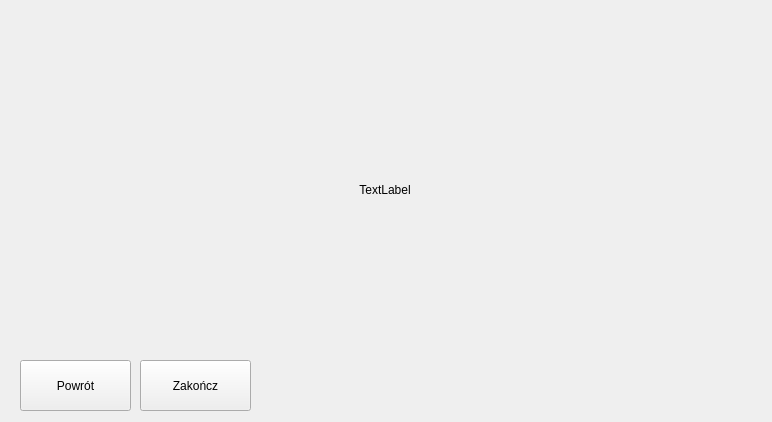
<?xml version="1.0" encoding="UTF-8"?>
<ui version="4.0">
 <class>resultsForm</class>
 <widget class="QWidget" name="resultsForm">
  <property name="geometry">
   <rect>
    <x>0</x>
    <y>0</y>
    <width>772</width>
    <height>422</height>
   </rect>
  </property>
  <property name="minimumSize">
   <size>
    <width>772</width>
    <height>422</height>
   </size>
  </property>
  <property name="maximumSize">
   <size>
    <width>772</width>
    <height>422</height>
   </size>
  </property>
  <property name="windowTitle">
   <string>Puzzle stacker</string>
  </property>
  <widget class="QPushButton" name="back_button">
   <property name="geometry">
    <rect>
     <x>20</x>
     <y>360</y>
     <width>111</width>
     <height>51</height>
    </rect>
   </property>
   <property name="text">
    <string>Powrót</string>
   </property>
  </widget>
  <widget class="QLabel" name="show_image">
   <property name="geometry">
    <rect>
     <x>30</x>
     <y>20</y>
     <width>710</width>
     <height>340</height>
    </rect>
   </property>
   <property name="minimumSize">
    <size>
     <width>710</width>
     <height>340</height>
    </size>
   </property>
   <property name="maximumSize">
    <size>
     <width>710</width>
     <height>340</height>
    </size>
   </property>
   <property name="text">
    <string>&lt;html&gt;&lt;head/&gt;&lt;body&gt;&lt;p align=&quot;center&quot;&gt;TextLabel&lt;/p&gt;&lt;/body&gt;&lt;/html&gt;</string>
   </property>
   <property name="alignment">
    <set>Qt::AlignCenter</set>
   </property>
  </widget>
  <widget class="QPushButton" name="main_button">
   <property name="geometry">
    <rect>
     <x>140</x>
     <y>360</y>
     <width>111</width>
     <height>51</height>
    </rect>
   </property>
   <property name="text">
    <string>Zakończ</string>
   </property>
  </widget>
 </widget>
 <resources>
  <include location="prompt_image.qrc"/>
 </resources>
 <connections/>
</ui>
